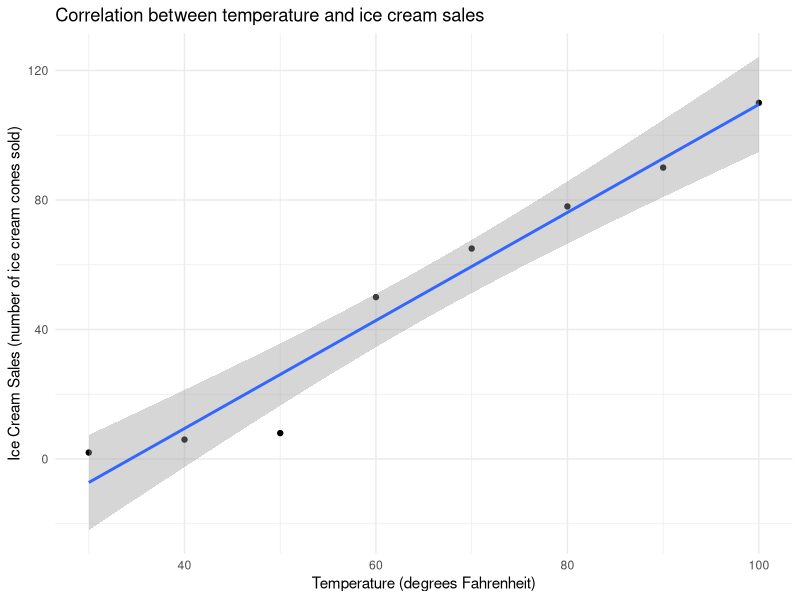

Source code (R):
## ---- chunk 1
#first code chunk
test_variable <- 1+1
print(test_variable)

#second operation
second_test_variable <- test_variable + 2
print(second_test_variable)
## ---- chunk 2
#add ggplot
library(ggplot2)

#fake data
temp_ice_cream <- data.frame(
  temperature = c(30, 40, 50, 60, 70, 80, 90, 100), #temperature in Fahrenheit
  ice_cream_sales = c(2, 6, 8, 50, 65, 78, 90, 110) #number of ice cream cones sold at ice cream truck
)

#basic scatter plot from fake data
ggplot(temp_ice_cream, aes(x = temperature, y = ice_cream_sales)) +
  geom_point() +
  geom_smooth(method = "lm") +
  labs(
    title = "Correlation between temperature and ice cream sales",
    x = "Temperature (degrees Fahrenheit)",
    y = "Ice Cream Sales (number of ice cream cones sold)"
  ) +
  theme_minimal()
